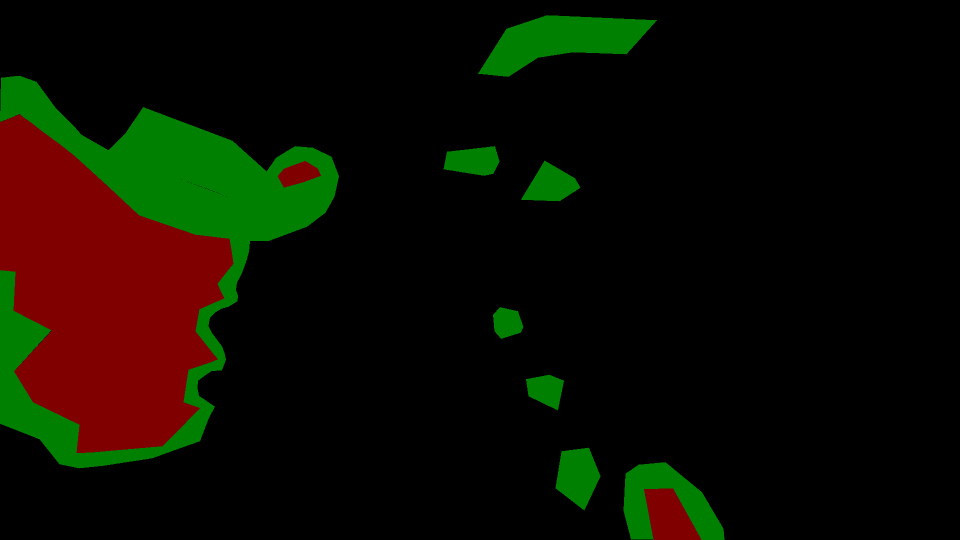
#> input picture github_images/soiling1_10.png, 1920 x 1080 px, found by its file name (shown at 1/2 size)
$ python opencv_python.py
#> lines starting #> are read from the running program, lines starting #| are printed output that depends on the picture; after the words box and inside, x2 and y2 are one past the last pixel; in counts of white or black regions, pixels touching at a corner belong together
import cv2
import numpy as np
from matplotlib import pyplot as plt

image = cv2.imread('/home/ogai/models/research/deeplab/exp/soiling_train/vis/vis/soiling1_10.png')
#> image is the input picture: shape (1080, 1920, 3); mean B, G, R 0, 12.3, 12.7
gray = cv2.cvtColor(image, cv2.COLOR_BGR2GRAY)
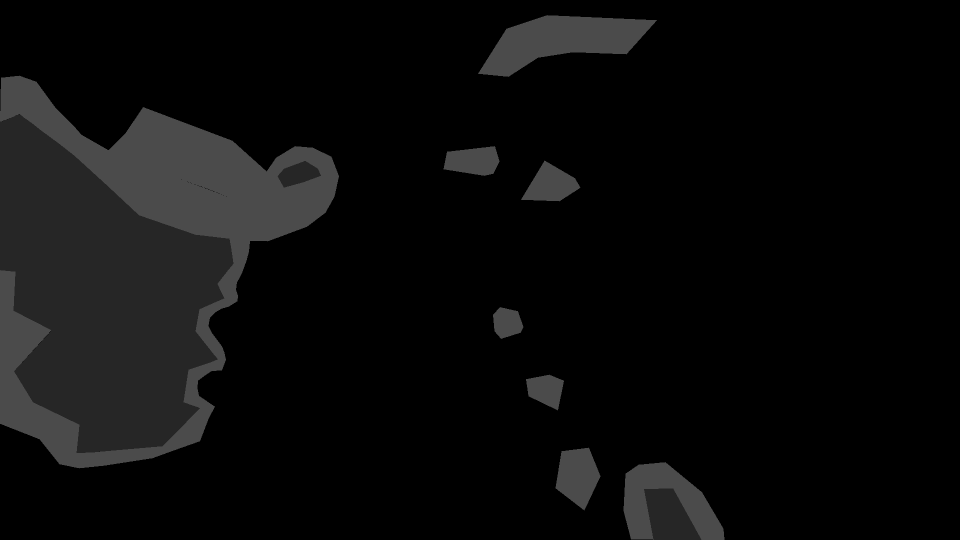
#> gray: shape (1080, 1920) (shown at 1/2 size); min 0, max 75, mean 11
thresh = cv2.threshold(gray,0,255,cv2.THRESH_OTSU + cv2.THRESH_BINARY)[1]
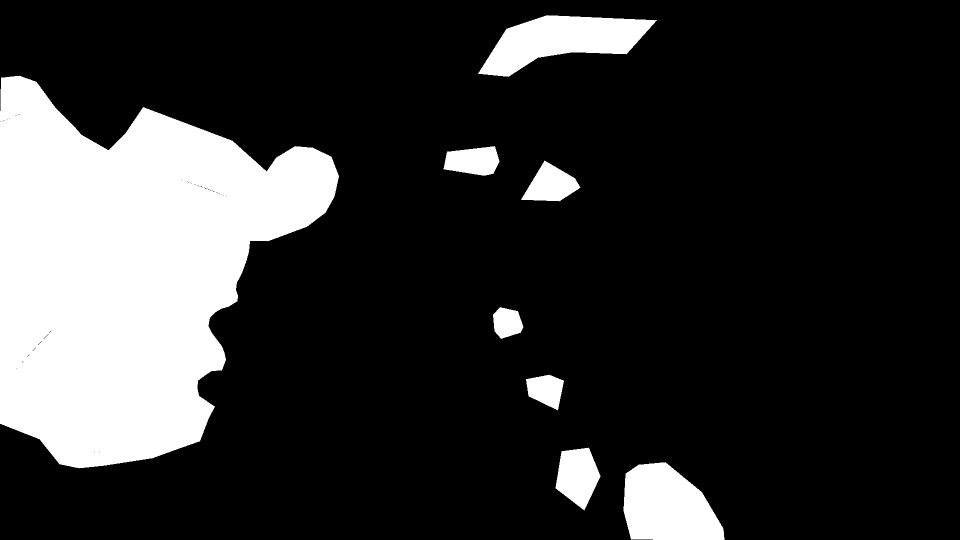
#> thresh: shape (1080, 1920) (shown at 1/2 size); 19.5% white; 8 white regions
cnts = cv2.findContours(thresh, cv2.RETR_EXTERNAL, cv2.CHAIN_APPROX_SIMPLE)
#> cnts = 8 contours; box (x1, y1, x2, y2) and area: (0, 151, 678, 937) 332280, (1247, 924, 1449, 1080) 23270, (956, 30, 1314, 154) 23171, (1111, 895, 1201, 1021) 7380, (1042, 321, 1161, 403) 5448, (887, 292, 999, 352) 4846, (1052, 749, 1128, 821) 3509, (986, 614, 1047, 678) 2718
cnts = cnts[0] if len(cnts) == 2 else cnts[1]
total = 0

for c in cnts:
    x,y,w,h = cv2.boundingRect(c)
    mask = np.zeros(image.shape, dtype=np.uint8)
    cv2.fillPoly(mask, [c], [255,255,255])
    mask = cv2.cvtColor(mask, cv2.COLOR_BGR2GRAY)
    pixels = cv2.countNonZero(mask)
    total += pixels
    cv2.putText(image, '{}'.format(pixels), (x ,y + 100), cv2.FONT_HERSHEY_SIMPLEX, 0.8, (255,255,255), 2)
#> this loop made 8 passes
#> (x, y, w, h, pixels, total) on passes 1 to 8: (1247, 924, 202, 156, 23553, 23553), (1111, 895, 90, 126, 7536, 31089), (1052, 749, 76, 72, 3623, 34712), (986, 614, 61, 64, 2808, 37520), (1042, 321, 119, 82, 5586, 43106), (887, 292, 112, 60, 4989, 48095), (0, 151, 678, 786, 333543, 381638), (956, 30, 358, 124, 23549, 405187)
#> pass 1, `mask = cv2.cvtColor(mask, cv2.COLOR_BGR2GRAY)`:
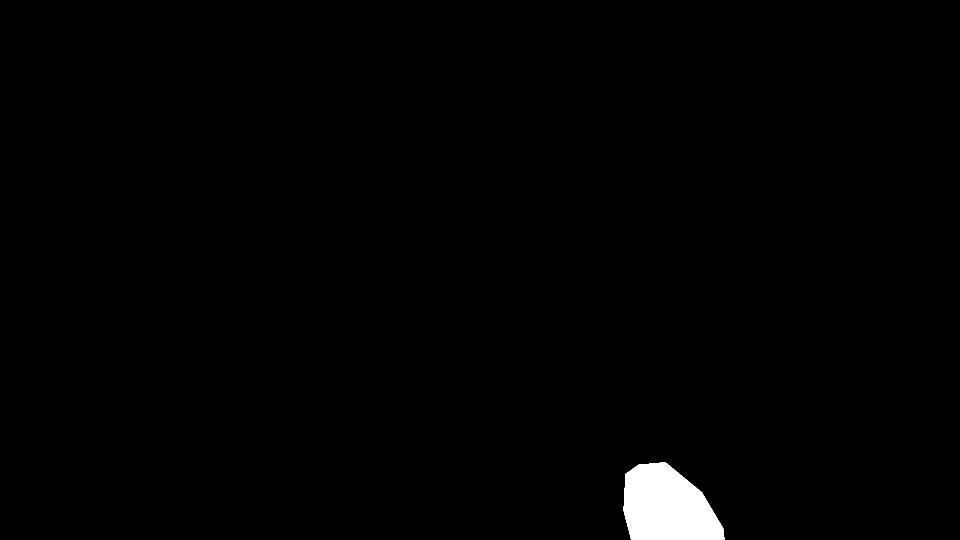
#> mask: shape (1080, 1920) (shown at 1/2 size); 1.1% white; 1 white region, box (x1, y1, x2, y2) and area: (1247, 924, 1449, 1080) 23553
#> pass 3, `mask = cv2.cvtColor(mask, cv2.COLOR_BGR2GRAY)`:
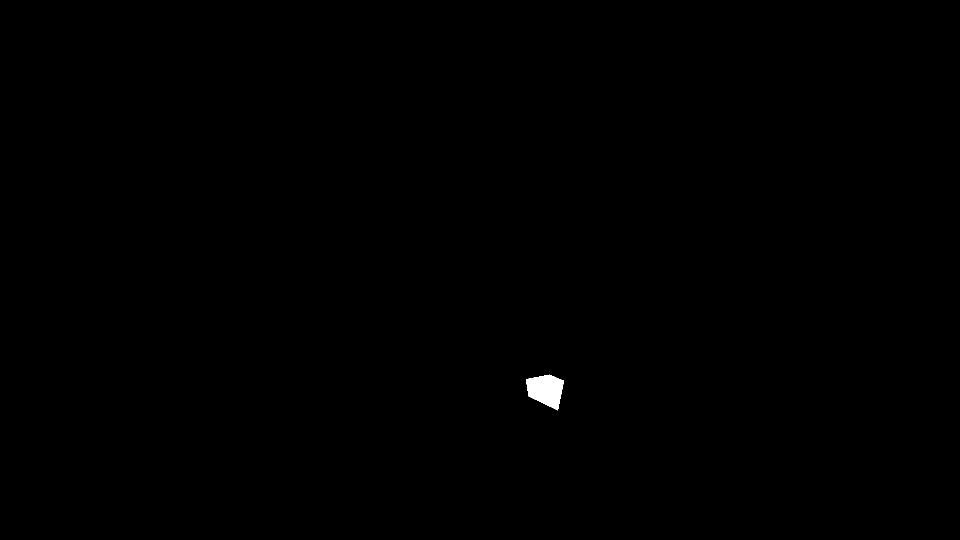
#> mask: shape (1080, 1920) (shown at 1/2 size); 0.17% white; 1 white region, box (x1, y1, x2, y2) and area: (1052, 749, 1128, 821) 3623
#> after the loop:
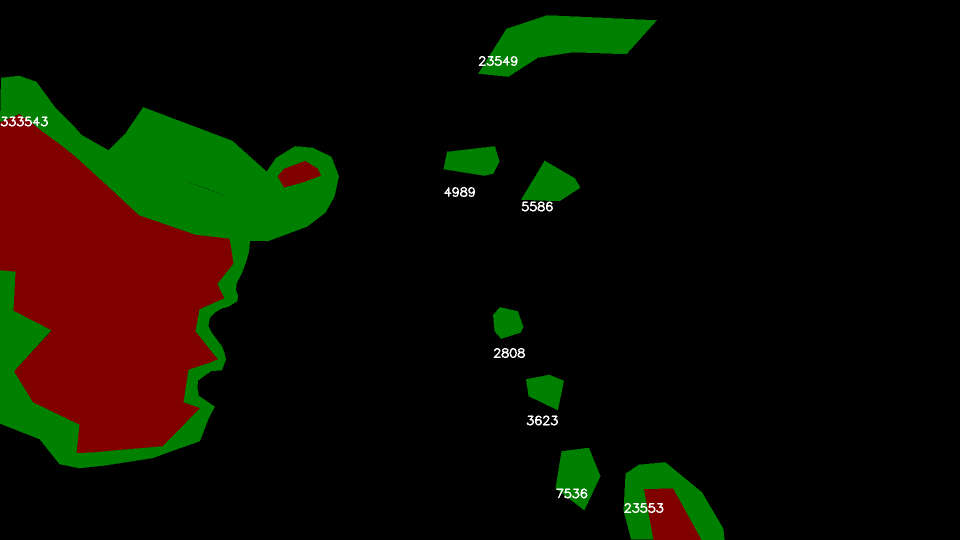
#> image: shape (1080, 1920, 3) (shown at 1/2 size); 0.24% of pixels changed, all inside (x1, y1, x2, y2) = (1, 112, 1327, 1026)
#> after the loop:
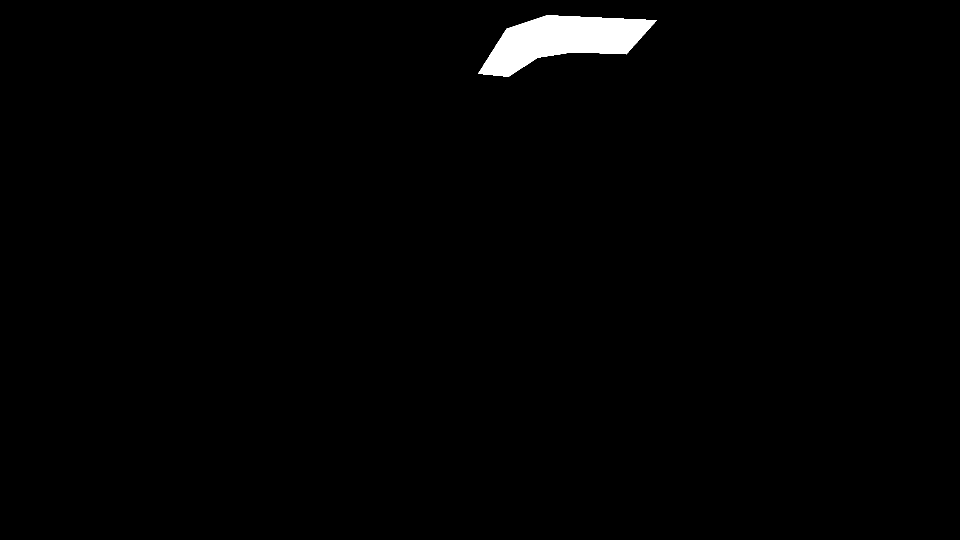
#> mask: shape (1080, 1920) (shown at 1/2 size); 1.1% white; 1 white region, box (x1, y1, x2, y2) and area: (956, 30, 1314, 154) 23549
#> after the loop, total = 405187

print('mask pixel',total)
#| mask pixel 405187
total_pixel = 2073600
coverage = round((total / total_pixel),2)*100
#> coverage = 20

cv2.putText(image, 'coverage of soiling part = '+'{}'.format(coverage) +'%' , (20,20), cv2.FONT_HERSHEY_SIMPLEX, 0.8, (255,255,255), 2)
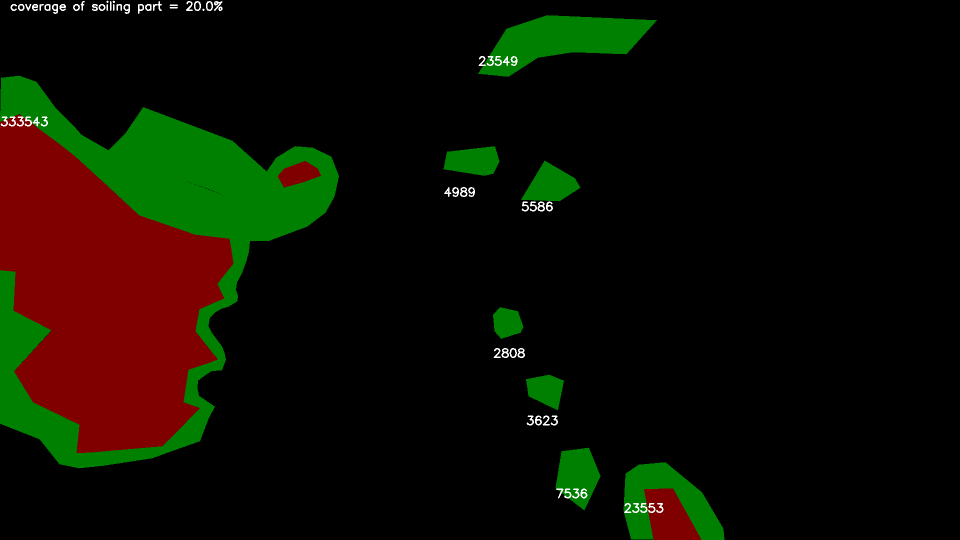
#> image: shape (1080, 1920, 3) (shown at 1/2 size); 0.13% of pixels changed, all inside (x1, y1, x2, y2) = (21, 1, 445, 28)

print('coverage of soiling part ',coverage)
#| coverage of soiling part  20.0

cv2.namedWindow("thresh",0)
cv2.resizeWindow("thresh", 1440, 900)
cv2.imshow("thresh",thresh)


#cv2.imshow('thresh', thresh)
#cv2.imshow('image', image)
#cv2.waitKey(0)

cv2.namedWindow("image",0)
cv2.resizeWindow("image", 1440, 900)
cv2.imshow("image",image)
cv2.waitKey(0)

$ run again, with github_images/000032_prediction.png copied over github_images/soiling1_10.png
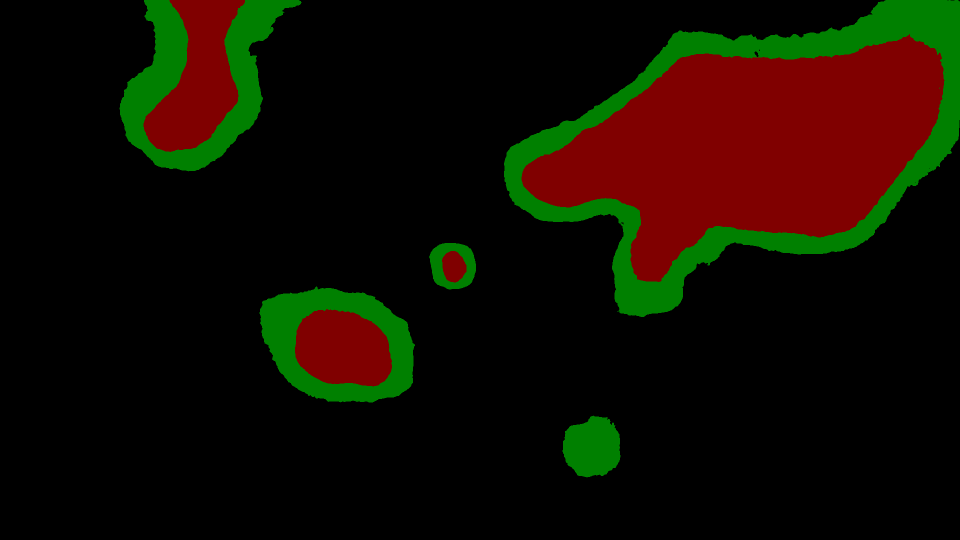
#> input picture github_images/000032_prediction.png, 1920 x 1080 px, found by its file name (shown at 1/2 size)
#> image is the input picture: shape (1080, 1920, 3); mean B, G, R 0, 12.1, 18.2
#> `thresh = cv2.threshold(gray,0,255,cv2.THRESH_OTSU + cv2.THRESH_BINARY)..`:
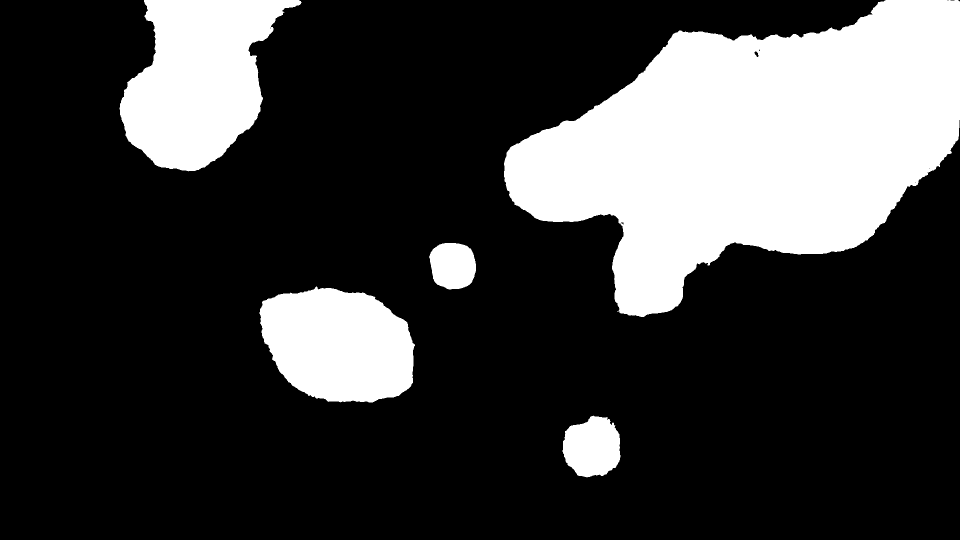
#> thresh: shape (1080, 1920) (shown at 1/2 size); 23.7% white; 5 white regions
#> cnts = 5 contours; box (x1, y1, x2, y2) and area: (1008, 0, 1920, 634) 337824, (239, 0, 603, 343) 77579, (519, 573, 830, 805) 55643, (1125, 831, 1241, 955) 10834, (858, 486, 952, 579) 6952
#> the loop `for c in cnts:` made 5 passes
#> (x, y, w, h, pixels, total) on passes 1 to 5: (1125, 831, 116, 124, 11025, 11025), (519, 573, 311, 232, 56068, 67093), (858, 486, 94, 93, 7093, 74186), (1008, 0, 912, 634, 339128, 413314), (239, 0, 364, 343, 78188, 491502)
#> after the loop `for c in cnts:`: total = 491502
#| mask pixel 491502
#> coverage = 24
#> `cv2.putText(image, 'coverage of soiling part = '+'{}'.format(coverage)..`:
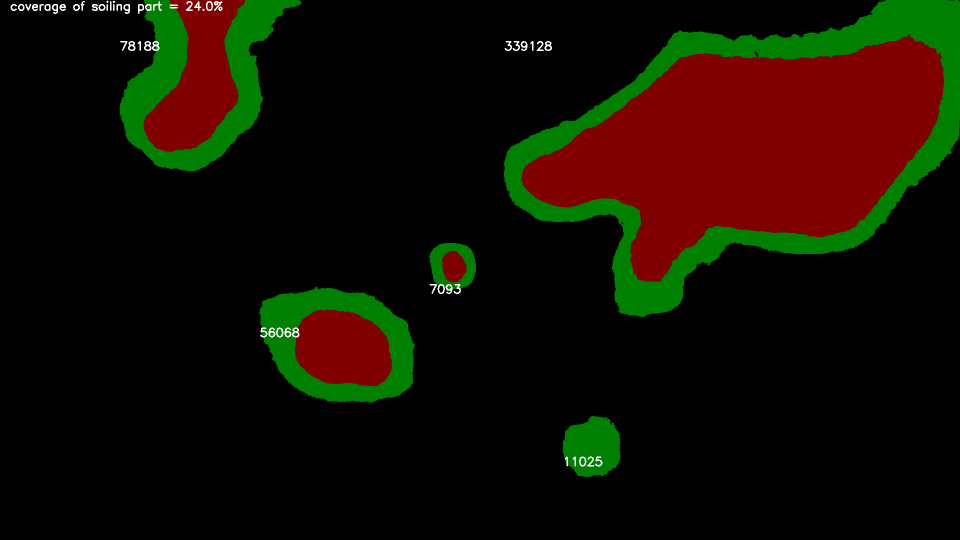
#> image: shape (1080, 1920, 3) (shown at 1/2 size); mean B, G, R 0.7, 12.8, 18.9
#| coverage of soiling part  24.0
